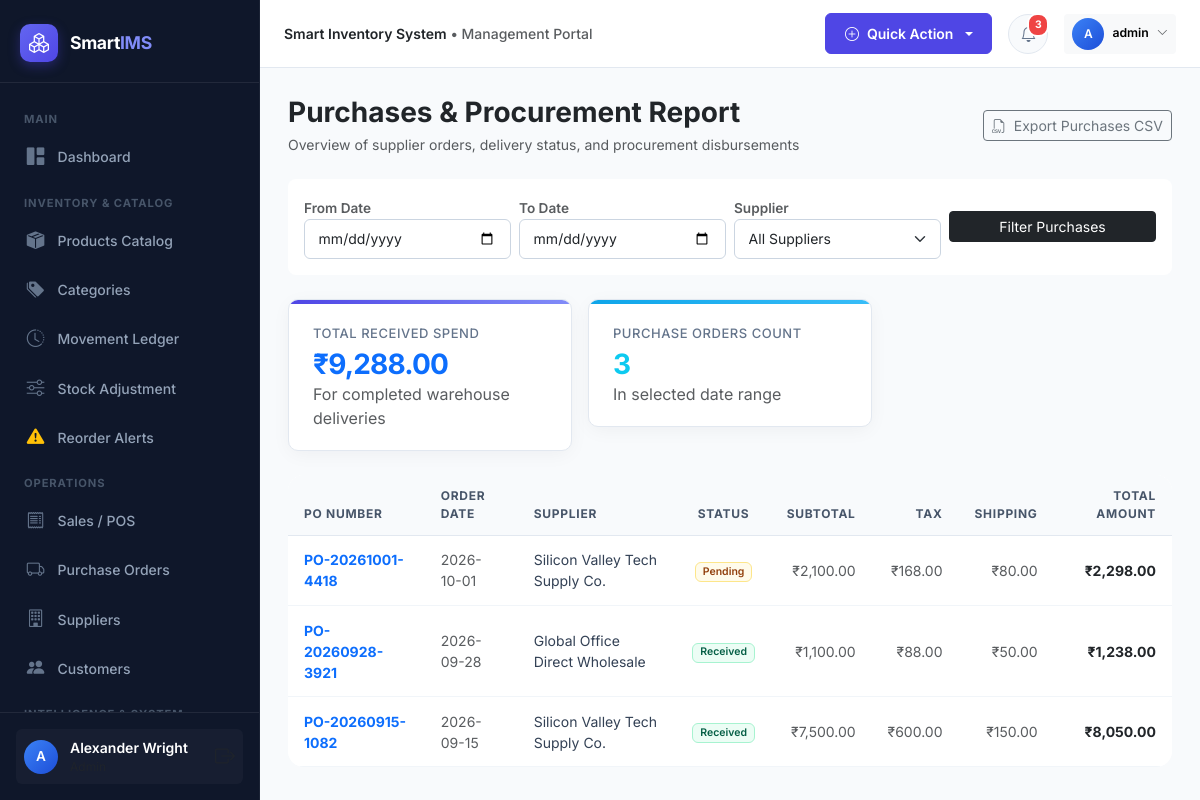
/reports/purchases (signed in), run on the app's committed database.
### models/user.py (models this page shows, shortened)
class User(UserMixin, db.Model):
    __tablename__ = 'users'
    id = db.Column(db.Integer, primary_key=True)
    username = db.Column(db.String(64), unique=True, nullable=False, index=True)
    email = db.Column(db.String(120), unique=True, nullable=False, index=True)
    password_hash = db.Column(db.String(256), nullable=False)
    full_name = db.Column(db.String(100), nullable=False)
    phone = db.Column(db.String(25))
    role_id = db.Column(db.Integer, db.ForeignKey('roles.id'), nullable=False)
    is_active = db.Column(db.Boolean, default=True)
    last_login = db.Column(db.DateTime)
    created_at = db.Column(db.DateTime, default=datetime.utcnow)
    updated_at = db.Column(db.DateTime, default=datetime.utcnow, onupdate=datetime.utcnow)
    role = db.relationship('Role', back_populates='users')
    purchases = db.relationship('PurchaseOrder', back_populates='user', lazy='dynamic')
    sales = db.relationship('Sale', back_populates='user', lazy='dynamic')
    inventory_transactions = db.relationship('InventoryTransaction', back_populates='user', lazy='dynamic')
    stock_adjustments = db.relationship('StockAdjustment', back_populates='user', lazy='dynamic')
    audit_logs = db.relationship('AuditLog', back_populates='user', lazy='dynamic')
    def has_role(self, *role_names):
        if not self.role:
            return False
        return self.role.name in role_names
    @property
    def is_admin(self):
        return self.role and self.role.name == 'Admin'

### models/purchase.py (models this page shows, shortened)
class PurchaseOrder(db.Model):
    __tablename__ = 'purchase_orders'
    id = db.Column(db.Integer, primary_key=True)
    po_number = db.Column(db.String(64), unique=True, nullable=False, index=True)
    supplier_id = db.Column(db.Integer, db.ForeignKey('suppliers.id'), nullable=False)
    user_id = db.Column(db.Integer, db.ForeignKey('users.id'), nullable=False)
    order_date = db.Column(db.DateTime, default=datetime.utcnow, nullable=False)
    status = db.Column(db.String(20), default='Received', index=True)  # Pending, Received, Cancelled
    subtotal = db.Column(db.Float, default=0.0, nullable=False)
    tax_amount = db.Column(db.Float, default=0.0, nullable=False)
    discount_amount = db.Column(db.Float, default=0.0, nullable=False)
    shipping_fee = db.Column(db.Float, default=0.0, nullable=False)
    total_amount = db.Column(db.Float, default=0.0, nullable=False)
    payment_status = db.Column(db.String(20), default='Paid')  # Paid, Partial, Unpaid
    notes = db.Column(db.Text)
    created_at = db.Column(db.DateTime, default=datetime.utcnow)
    supplier = db.relationship('Supplier', back_populates='purchases')
    user = db.relationship('User', back_populates='purchases')
    items = db.relationship('PurchaseItem', back_populates='purchase', cascade='all, delete-orphan')

### models/product.py (models this page shows, shortened)
class Supplier(db.Model):
    __tablename__ = 'suppliers'
    id = db.Column(db.Integer, primary_key=True)
    name = db.Column(db.String(150), nullable=False, index=True)
    contact_person = db.Column(db.String(100))
    email = db.Column(db.String(120), index=True)
    phone = db.Column(db.String(30))
    address = db.Column(db.Text)
    tax_number = db.Column(db.String(50))
    notes = db.Column(db.Text)
    is_active = db.Column(db.Boolean, default=True)
    created_at = db.Column(db.DateTime, default=datetime.utcnow)
    products = db.relationship('Product', back_populates='supplier', lazy='dynamic')
    purchases = db.relationship('PurchaseOrder', back_populates='supplier', lazy='dynamic')

### routes/reports.py (the view, shortened to what this page needs)
@reports_bp.route('/reports/purchases')
@login_required
def purchases_report():
    start_date_str = request.args.get('start_date')
    end_date_str = request.args.get('end_date')
    supplier_id = request.args.get('supplier_id', type=int)
    query = PurchaseOrder.query
    if start_date_str:
        try:
            start_date = datetime.strptime(start_date_str, '%Y-%m-%d')
            query = query.filter(PurchaseOrder.order_date >= start_date)
        except ValueError:
            pass
    if end_date_str:
        try:
            end_date = datetime.strptime(end_date_str, '%Y-%m-%d') + timedelta(days=1)
            query = query.filter(PurchaseOrder.order_date < end_date)
        except ValueError:
            pass
    if supplier_id:
        query = query.filter(PurchaseOrder.supplier_id == supplier_id)
    purchases = query.order_by(PurchaseOrder.order_date.desc()).all()
    total_spent = sum(p.total_amount for p in purchases if p.status == 'Received')
    suppliers = Supplier.query.order_by(Supplier.name).all()
    export_format = request.args.get('export')
    return render_template(
        'reports/purchases_report.html',
        purchases=purchases,
        suppliers=suppliers,
        start_date=start_date_str,
        end_date=end_date_str,
        selected_supplier=supplier_id,
        total_spent=total_spent
    )

### utils/helpers.py (called while the page is built)
def format_currency(value):
    try:
        val = float(value or 0)
        return f"{Config.CURRENCY_SYMBOL}{val:,.2f}"
    except (ValueError, TypeError):
        return f"{Config.CURRENCY_SYMBOL}0.00"

### templates/reports/purchases_report.html (shortened to what this page needs)
{% extends "base.html" %}
{% block content %}
<div class="d-flex flex-column flex-md-row align-items-md-center justify-content-between mb-4 gap-3">
  <div>
    <h3 class="fw-bold text-dark mb-1">Purchases & Procurement Report</h3>
    <p class="text-muted small mb-0">Overview of supplier orders, delivery status, and procurement disbursements</p>
  </div>
  <a href="{{ url_for('reports.purchases_report', export='csv', start_date=start_date, end_date=end_date, supplier_id=selected_supplier) }}" class="btn btn-outline-secondary btn-sm">
    <i class="bi bi-filetype-csv me-1"></i> Export Purchases CSV
  </a>
</div>
<div class="card border-0 shadow-card rounded-3 mb-4">
  <div class="card-body p-3">
    <form method="GET" action="{{ url_for('reports.purchases_report') }}" class="row g-2 align-items-center">
      <div class="col-md-3">
        <label class="form-label extra-small text-muted mb-0">From Date</label>
        <input type="date" name="start_date" class="form-control form-control-sm" value="{{ start_date or '' }}">
      </div>
      <div class="col-md-3">
        <label class="form-label extra-small text-muted mb-0">To Date</label>
        <input type="date" name="end_date" class="form-control form-control-sm" value="{{ end_date or '' }}">
      </div>
      <div class="col-md-3">
        <label class="form-label extra-small text-muted mb-0">Supplier</label>
        <select name="supplier_id" class="form-select form-select-sm">
          <option value="">All Suppliers</option>
        </select>
      </div>
      <div class="col-md-3 d-flex align-items-end gap-1">
        <button type="submit" class="btn btn-sm btn-dark w-100">Filter Purchases</button>
      </div>
    </form>
  </div>
</div>
<div class="row g-3 mb-4">
  <div class="col-md-4">
    <div class="stat-card primary">
      <span class="stat-label">Total Received Spend</span>
      <div class="stat-value text-primary mt-1">{{ total_spent|currency }}</div>
      <span class="text-muted extra-small">For completed warehouse deliveries</span>
    </div>
  </div>
  <div class="col-md-4">
    <div class="stat-card info">
      <span class="stat-label">Purchase Orders Count</span>
      <div class="stat-value text-info mt-1">{{ purchases|length }}</div>
      <span class="text-muted extra-small">In selected date range</span>
    </div>
  </div>
</div>
<div class="card border-0 shadow-card rounded-4 overflow-hidden">
  <div class="table-responsive">
    <table class="table table-custom mb-0">
      <thead>
        <tr>
          <th>PO Number</th>
          <th>Order Date</th>
          <th>Supplier</th>
          <th class="text-center">Status</th>
          <th class="text-end">Subtotal</th>
          <th class="text-end">Tax</th>
          <th class="text-end">Shipping</th>
          <th class="text-end">Total Amount</th>
        </tr>
      </thead>
      <tbody>
        {% for po in purchases %}
        <tr>
          <td>
            <a href="{{ url_for('purchases.view', id=po.id) }}" class="fw-bold text-primary text-decoration-none">
              {{ po.po_number }}
            </a>
          </td>
          <td class="small text-muted">{{ po.order_date.strftime('%Y-%m-%d') }}</td>
          <td>{{ po.supplier.name if po.supplier else 'N/A' }}</td>
          <td class="text-center">
            {% if po.status == 'Received' %}
              <span class="badge badge-soft-success">Received</span>
            {% elif po.status == 'Pending' %}
              <span class="badge badge-soft-warning">Pending</span>
            {% else %}
              <span class="badge badge-soft-secondary">{{ po.status }}</span>
            {% endif %}
          </td>
          <td class="text-end text-muted small">{{ po.subtotal|currency }}</td>
          <td class="text-end text-muted small">{{ po.tax_amount|currency }}</td>
          <td class="text-end text-muted small">{{ po.shipping_fee|currency }}</td>
          <td class="text-end fw-bold text-dark">{{ po.total_amount|currency }}</td>
        </tr>
        {% else %}
        <tr>
          <td colspan="8" class="text-center py-4 text-muted">No purchase orders found matching criteria.</td>
        </tr>
        {% endfor %}
      </tbody>
    </table>
  </div>
</div>
{% endblock %}

### templates/base.html (shortened to what this page needs)
<!DOCTYPE html>
<html lang="en">
<head>
  <link href="https://cdn.jsdelivr.net/npm/bootstrap@5.3.3/dist/css/bootstrap.min.css" rel="stylesheet">
  <link href="https://cdn.jsdelivr.net/npm/bootstrap-icons@1.11.3/font/bootstrap-icons.min.css" rel="stylesheet">
  <link href="{{ url_for('static', filename='css/style.css') }}" rel="stylesheet">
</head>
<body>
{% if current_user.is_authenticated %}
  <aside id="sidebar-wrapper">
    <div class="sidebar-brand">
      <div class="sidebar-brand-icon">
        <i class="bi bi-boxes"></i>
      </div>
      <div class="sidebar-brand-text">Smart<span>IMS</span></div>
    </div>
    <div class="sidebar-menu">
      <div class="sidebar-heading">Main</div>
      <a href="{{ url_for('dashboard.index') }}" class="nav-link-custom {% if request.endpoint == 'dashboard.index' %}active{% endif %}">
        <i class="bi bi-grid-1x2-fill"></i>
        <span>Dashboard</span>
      </a>
      <div class="sidebar-heading">Inventory & Catalog</div>
      <a href="{{ url_for('products.index') }}" class="nav-link-custom {% if request.endpoint and request.endpoint.startswith('products.') %}active{% endif %}">
        <i class="bi bi-box-seam-fill"></i>
        <span>Products Catalog</span>
      </a>
      <a href="{{ url_for('categories.index') }}" class="nav-link-custom {% if request.endpoint and request.endpoint.startswith('categories.') %}active{% endif %}">
        <i class="bi bi-tags-fill"></i>
        <span>Categories</span>
      </a>
      <a href="{{ url_for('inventory.ledger') }}" class="nav-link-custom {% if request.endpoint == 'inventory.ledger' %}active{% endif %}">
        <i class="bi bi-clock-history"></i>
        <span>Movement Ledger</span>
      </a>
      <a href="{{ url_for('inventory.adjust') }}" class="nav-link-custom {% if request.endpoint == 'inventory.adjust' %}active{% endif %}">
        <i class="bi bi-sliders"></i>
        <span>Stock Adjustment</span>
      </a>
      <a href="{{ url_for('inventory.reorder') }}" class="nav-link-custom {% if request.endpoint == 'inventory.reorder' %}active{% endif %}">
        <i class="bi bi-exclamation-triangle-fill text-warning"></i>
        <span>Reorder Alerts</span>
      </a>
      <div class="sidebar-heading">Operations</div>
      <a href="{{ url_for('sales.index') }}" class="nav-link-custom {% if request.endpoint and request.endpoint.startswith('sales.') %}active{% endif %}">
        <i class="bi bi-receipt"></i>
        <span>Sales / POS</span>
      </a>
      <a href="{{ url_for('purchases.index') }}" class="nav-link-custom {% if request.endpoint and request.endpoint.startswith('purchases.') %}active{% endif %}">
        <i class="bi bi-truck"></i>
        <span>Purchase Orders</span>
      </a>
      <a href="{{ url_for('suppliers.index') }}" class="nav-link-custom {% if request.endpoint and request.endpoint.startswith('suppliers.') %}active{% endif %}">
        <i class="bi bi-building"></i>
        <span>Suppliers</span>
      </a>
      <a href="{{ url_for('customers.index') }}" class="nav-link-custom {% if request.endpoint and request.endpoint.startswith('customers.') %}active{% endif %}">
        <i class="bi bi-people-fill"></i>
        <span>Customers</span>
      </a>
      <div class="sidebar-heading">Intelligence & System</div>
    </div>
    <div class="sidebar-footer">
      <div class="user-badge">
        <div class="user-avatar-sm">
          {{ current_user.full_name[:1] }}
        </div>
        <div class="overflow-hidden flex-grow-1">
          <div class="text-white text-truncate fw-semibold small">{{ current_user.full_name }}</div>
          <div class="text-muted extra-small text-truncate" style="font-size:0.75rem;">{{ current_user.role.name }}</div>
        </div>
        <a href="{{ url_for('auth.logout') }}" class="text-muted hover-white ms-1" title="Sign Out">
          <i class="bi bi-box-arrow-right fs-5"></i>
        </a>
      </div>
    </div>
  </aside>
  <div id="page-content-wrapper">
    <nav class="top-navbar">
      <div class="d-flex align-items-center gap-3">
        <div class="d-none d-md-block text-muted small fw-medium">
          <span class="text-dark fw-semibold">{{ app_config.COMPANY_NAME }}</span> &bull; Management Portal
        </div>
      </div>
      <div class="d-flex align-items-center gap-3">
        <div class="dropdown">
          <button class="btn btn-sm btn-primary dropdown-toggle d-flex align-items-center gap-2" type="button" data-bs-toggle="dropdown">
            <i class="bi bi-plus-circle"></i>
            <span class="d-none d-sm-inline">Quick Action</span>
          </button>
        </div>
        <div class="dropdown">
          <button class="nav-icon-btn" type="button" data-bs-toggle="dropdown" aria-expanded="false">
            <i class="bi bi-bell"></i>
            <span id="notif-badge" class="pulse-badge" style="{% if unread_notifications_count == 0 %}display:none;{% endif %}">
              {{ unread_notifications_count }}
            </span>
          </button>
        </div>
        <div class="dropdown">
          <button class="btn btn-sm btn-light border-0 d-flex align-items-center gap-2" type="button" data-bs-toggle="dropdown">
            <div class="user-avatar-sm" style="width: 32px; height: 32px; font-size: 0.75rem;">
              {{ current_user.full_name[:1] }}
            </div>
            <span class="d-none d-md-inline small fw-semibold">{{ current_user.username }}</span>
            <i class="bi bi-chevron-down extra-small text-muted" style="font-size:0.7rem;"></i>
          </button>
        </div>
      </div>
    </nav>
    <main class="main-body-container">
      {% block content %}{% endblock %}
    </main>
  </div>
{% else %}
  <main class="w-100 min-vh-100 d-flex align-items-center justify-content-center p-3">
    {% block auth_content %}{% endblock %}
  </main>
{% endif %}
</body>
</html>

### data on the page
User: full_name "A", full_name "Alexander Wright", username "admin"
PurchaseOrder: po_number "PO-20261001-4418", order_date "2026-10-01", supplier "Silicon Valley Tech Supply Co.", status "Pending", subtotal "₹2,100.00", tax_amount "₹168.00", shipping_fee "₹80.00", total_amount "₹2,298.00"
PurchaseOrder: po_number "PO-20260928-3921", order_date "2026-09-28", supplier "Global Office Direct Wholesale", status "Received", subtotal "₹1,100.00", tax_amount "₹88.00", shipping_fee "₹50.00", total_amount "₹1,238.00"
PurchaseOrder: po_number "PO-20260915-1082", order_date "2026-09-15", supplier "Silicon Valley Tech Supply Co.", status "Received", subtotal "₹7,500.00", tax_amount "₹600.00", shipping_fee "₹150.00", total_amount "₹8,050.00"

### other printed values
{{ app_config.COMPANY_NAME }} "Smart Inventory System"
{{ unread_notifications_count }} "3"
{{ total_spent|currency }} "₹9,288.00"
{{ purchases|length }} "3"
